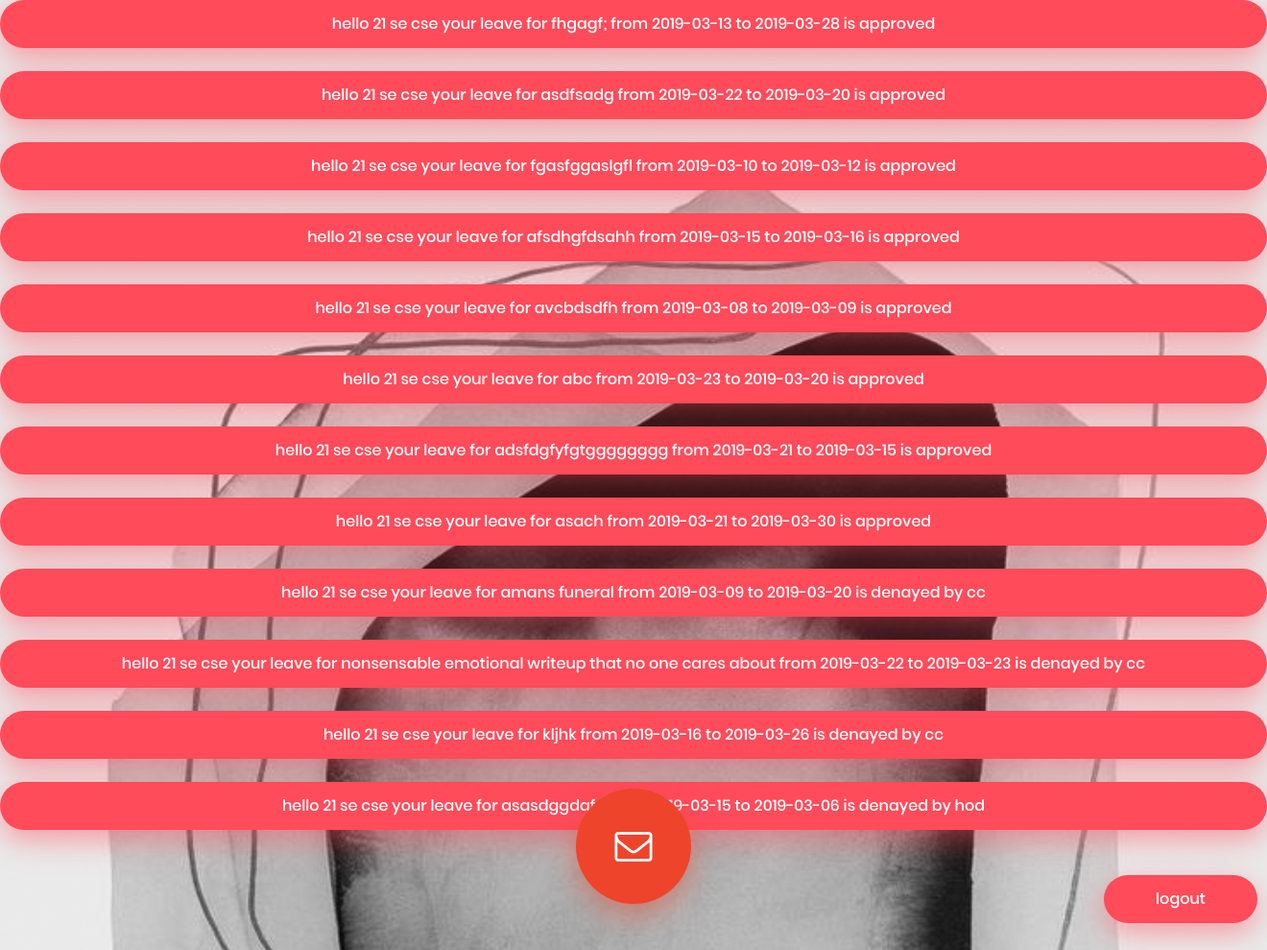
The app's page /student2.php (signed in) with its own data.
### tables this page shows
CREATE TABLE `lib1` (
  `libno` text NOT NULL,
  `email` varchar(200) NOT NULL,
  `name` text NOT NULL,
  `roll` int(11) NOT NULL,
  `year` text NOT NULL,
  `branch` text NOT NULL,
  `reason` text NOT NULL,
  `date1` date NOT NULL,
  `date2` date NOT NULL,
  `image` varchar(200) NOT NULL,
  `id3` int(11) NOT NULL,
  `approve` int(11) NOT NULL
);

### student2.php (the view, shortened to what this page needs)
<html lang="en">
<head>
	<link rel="stylesheet" type="text/css" href="vendor/bootstrap/css/bootstrap.min.css">
	<link rel="stylesheet" type="text/css" href="fonts/font-awesome-4.7.0/css/font-awesome.min.css">
	<link rel="stylesheet" type="text/css" href="fonts/Linearicons-Free-v1.0.0/icon-font.min.css">
	<link rel="stylesheet" type="text/css" href="vendor/animate/animate.css">
	<link rel="stylesheet" type="text/css" href="vendor/css-hamburgers/hamburgers.min.css">
	<link rel="stylesheet" type="text/css" href="vendor/animsition/css/animsition.min.css">
	<link rel="stylesheet" type="text/css" href="vendor/select2/select2.min.css">
	<link rel="stylesheet" type="text/css" href="vendor/daterangepicker/daterangepicker.css">
	<link rel="stylesheet" type="text/css" href="css/util.css">
	<link rel="stylesheet" type="text/css" href="css/main.css">
</head>
<body style="background-color:#fce8f0;background-image:url(images/img25.jpg);background-size: cover;">
<div>	<?php
		include 'config.php';
		$roll = $_SESSION["roll"];
		$year = $_SESSION["year"];
		$branch = $_SESSION["branch"];
	$query = "SELECT  `email`,`name`, `roll`, `year`, `branch`, `reason`, `date1`, `date2` , `id3` FROM `lib1` WHERE `approve`='2'&&`roll`='$roll' && `year`='$year' && `branch`='$branch' ";
		$result = mysqli_query($conn,$query);
		if($result->num_rows > 0){
		while (   $record = $result->fetch_assoc())
		{
		?>
	<div class="contact100-form-btn">
	<?php echo $record['name'] ?>
	<?php echo $record['roll'] ?>
	<?php echo $record['year'] ?>
	<?php echo $record['branch'] ?>
	your leave for
	<?php echo $record['reason'] ?>
	from  <?php echo $record['date1'] ?>
		to <?php echo $record['date2'] ?>
		is approved
	</div>
	<br>
	<?php }} ?>
	<?php
	include 'config.php';
	$roll = $_SESSION["roll"];
	$year = $_SESSION["year"];
	$branch = $_SESSION["branch"];
	$query = "SELECT  `email`,`name`, `roll`, `year`, `branch`, `reason`, `date1`, `date2` , `id3` FROM `lib1` WHERE `approve`='3'&&`roll`='$roll' && `year`='$year' && `branch`='$branch' ";
	$result = mysqli_query($conn,$query);
	if($result->num_rows > 0){
		while ($record = $result->fetch_assoc() ) {
	?>
	<div class="contact100-form-btn">
	<?php echo $record['name'] ?>
	<?php echo $record['roll'] ?>
	<?php echo $record['year'] ?>
	<?php echo $record['branch'] ?>
	your leave for
	<?php echo $record['reason'] ?>
	from  <?php echo $record['date1'] ?>
		to <?php echo $record['date2'] ?>
		is denayed by cc
	</div>
	<br>
	<?php }} ?>
	<?php
	include 'config.php';
	$roll = $_SESSION["roll"];
	$year = $_SESSION["year"];
	$branch = $_SESSION["branch"];
	$query = "SELECT  `email`,`name`, `roll`, `year`, `branch`, `reason`, `date1`, `date2` , `id3` FROM `lib1` WHERE `approve`='4'&&`roll`='$roll' && `year`='$year' && `branch`='$branch' ";
	$result = mysqli_query($conn,$query);
	if($result->num_rows > 0){
		while ( $record = $result->fetch_assoc())
		{
	?>
	<div class="contact100-form-btn" >
	<?php echo $record['name'] ?>
	<?php echo $record['roll'] ?>
	<?php echo $record['year'] ?>
	<?php echo $record['branch'] ?>
	your leave for
	<?php echo $record['reason'] ?>
	from  <?php echo $record['date1'] ?>
		to <?php echo $record['date2'] ?>
		is denayed by hod
	</div>
	<br>
	<?php }} ?>
</div>
<br><br>
			<div class="container-contact100-form-btn">
		 		<span>
		 		 <a href="login1.php" button class="contact100-form-btn" style="margin-left:1150px;text-decoration:none;">logout</a>
		  		</span>
		</div>
	<div class="container-contact100" >
		<button class="contact100-btn-show">
			<i class="fa fa-envelope-o" aria-hidden="true" ></i>
		</button>
	</div>
</body>
</html>

### css/main.css (style rules this page uses)
* { margin: 0px; padding: 0px; box-sizing: border-box; }
body, html { height: 100%; font-family: Poppins-Regular, sans-serif; }
a { font-family: Poppins-Regular; font-size: 14px; line-height: 1.7; color: #666666; margin: 0px; transition: all 0.4s; -webkit-transition: all 0.4s; -o-transition: all 0.4s; -moz-transition: all 0.4s; }
button { outline: none !important; border: none; background: transparent; }
.container-contact100 { width: 100%; min-height: 100vh; display: -webkit-box; display: -webkit-flex; display: -moz-box; display: -ms-flexbox; display: flex; flex-wrap: wrap; justify-content: center; align-items: center; padding: 15px; background: transparent; position: relative; z-index: 1; }
.container-contact100-form-btn { width: 100%; display: -webkit-box; display: -webkit-flex; display: -moz-box; display: -ms-flexbox; display: flex; flex-wrap: wrap; margin-top: -25px; }
.contact100-form-btn { display: -webkit-box; display: -webkit-flex; display: -moz-box; display: -ms-flexbox; display: flex; justify-content: center; align-items: center; padding: 0 20px; min-width: 160px; height: 50px; background-color: #ff4b5a; border-radius: 25px; font-family: Poppins-Medium; font-size: 16px; color: #fff; line-height: 1.2; -webkit-transition: all 0.4s; -o-transition: all 0.4s; -moz-transition: all 0.4s; transition: all 0.4s; box-shadow: 0 10px 30px 0px rgba(255, 75, 90, 0.5); -moz-box-shadow: 0 10px 30px 0px rgba(255, 75, 90, 0.5); -webkit-box-shadow: 0 10px 30px 0px rgba(255, 75, 90, 0.5); -o-box-shadow: 0 10px 30px 0px rgba(255, 75, 90, 0.5); -ms-box-shadow: 0 10px 30px 0px rgba(255, 75, 90, 0.5); }
.contact100-btn-show { color: #fff; font-size: 39px; position: fixed; z-index: -1; display: -webkit-box; display: -webkit-flex; display: -moz-box; display: -ms-flexbox; display: flex; justify-content: center; align-items: center; width: 120px; height: 120px; border-radius: 50%; top: 50%; left: 50%; -webkit-transform: translate(-50%, -50%); -moz-transform: translate(-50%, -50%); -ms-transform: translate(-50%, -50%); -o-transform: translate(-50%, -50%); transform: translate(-50%, -50%); }
.contact100-btn-show::before { content: ""; display: block; position: absolute; z-index: -2; width: 100%; height: 100%; background-color: #ED442B; border-radius: 50%; top: 0; left: 0; box-shadow: 0 10px 30px 0px rgba(237, 68, 43, 0.5); -moz-box-shadow: 0 10px 30px 0px rgba(237, 68, 43, 0.5); -webkit-box-shadow: 0 10px 30px 0px rgba(237, 68, 43, 0.5); -o-box-shadow: 0 10px 30px 0px rgba(237, 68, 43, 0.5); -ms-box-shadow: 0 10px 30px 0px rgba(237, 68, 43, 0.5); -webkit-transition: all 0.4s; -o-transition: all 0.4s; -moz-transition: all 0.4s; transition: all 0.4s; -webkit-animation: beatbtn 0.9s ease-in-out infinite; animation: beatbtn 0.9s ease-in-out infinite; }

### records on screen
lib1: name "hello", roll "21", year "se", branch "cse", reason "fhgagf;", date1 "2019-03-13", date2 "2019-03-28"
lib1: name "hello", roll "21", year "se", branch "cse", reason "asdfsadg", date1 "2019-03-22", date2 "2019-03-20"
lib1: name "hello", roll "21", year "se", branch "cse", reason "fgasfggaslgfl", date1 "2019-03-10", date2 "2019-03-12"
lib1: name "hello", roll "21", year "se", branch "cse", reason "afsdhgfdsahh", date1 "2019-03-15", date2 "2019-03-16"
lib1: name "hello", roll "21", year "se", branch "cse", reason "avcbdsdfh", date1 "2019-03-08", date2 "2019-03-09"
lib1: name "hello", roll "21", year "se", branch "cse", reason "abc", date1 "2019-03-23", date2 "2019-03-20"
lib1: name "hello", roll "21", year "se", branch "cse", reason "adsfdgfyfgtgggggggg", date1 "2019-03-21", date2 "2019-03-15"
lib1: name "hello", roll "21", year "se", branch "cse", reason "asach", date1 "2019-03-21", date2 "2019-03-30"
lib1: name "hello", roll "21", year "se", branch "cse", reason "amans funeral", date1 "2019-03-09", date2 "2019-03-20"
lib1: name "hello", roll "21", year "se", branch "cse", reason "nonsensable emotional writeup that no one cares about", date1 "2019-03-22", date2 "2019-03-23"
lib1: name "hello", roll "21", year "se", branch "cse", reason "kljhk", date1 "2019-03-16", date2 "2019-03-26"
lib1: name "hello", roll "21", year "se", branch "cse", reason "asasdggdafg", date1 "2019-03-15", date2 "2019-03-06"
